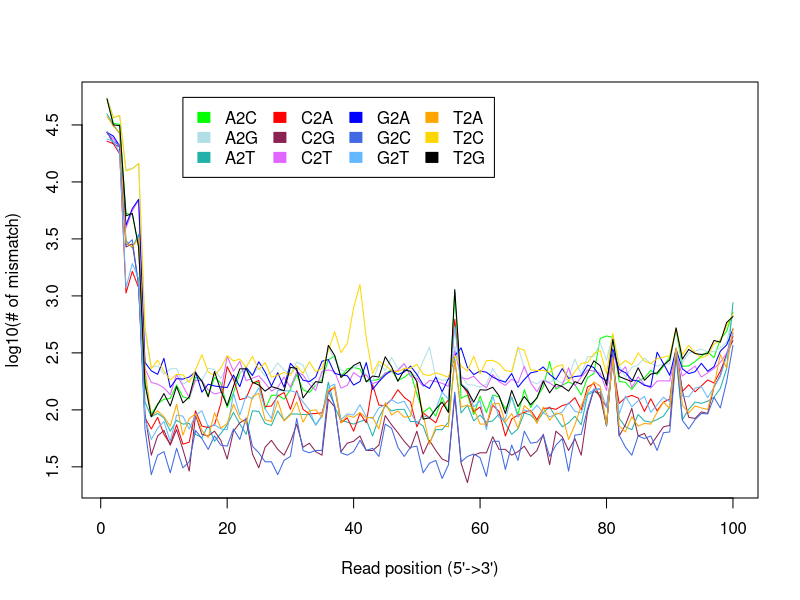

Here is the R script that generated this plot:
A2C=c(53465,32698,31990,5299,5152,2734,179,90,112,123,125,164,129,124,192,182,132,192,171,104,140,208,236,171,173,101,133,134,123,150,203,149,141,163,183,273,297,195,228,235,227,177,180,184,208,223,180,192,212,137,94,104,87,128,94,1076,125,134,90,131,94,134,129,101,128,90,149,104,128,158,265,151,163,175,165,134,191,207,422,444,432,177,173,150,179,190,221,203,240,290,499,240,242,264,295,322,286,414,488,719)
A2G=c(55156,36913,37804,12782,13190,14541,503,234,243,205,227,231,167,181,205,179,231,224,188,240,179,210,235,203,233,197,213,257,222,206,261,246,182,161,203,354,275,223,212,233,248,199,177,251,221,288,228,252,208,196,267,354,191,181,183,360,201,165,164,157,167,230,187,174,209,358,232,177,168,183,175,182,171,193,279,203,292,292,386,272,453,246,193,235,247,284,254,241,251,253,513,261,313,327,340,320,324,349,393,674)
A2T=c(39461,31669,26513,3053,2636,3473,116,86,92,84,64,80,74,75,60,56,72,52,61,73,94,74,60,97,96,75,72,97,80,91,91,90,90,73,87,174,105,80,77,74,78,81,58,84,108,97,100,100,78,78,71,50,66,66,77,280,93,109,79,89,77,79,91,75,60,67,93,89,78,94,105,85,70,76,87,73,135,143,140,72,300,83,70,66,90,79,77,81,87,105,332,81,100,116,113,118,128,153,229,871)
C2A=c(22773,21625,17579,1058,1641,1175,84,67,85,60,49,73,49,51,97,71,69,73,113,238,186,122,126,170,180,106,107,131,141,100,146,100,91,92,93,142,158,76,84,64,92,76,165,109,108,122,149,128,116,70,93,84,76,105,121,621,169,140,95,105,71,109,96,58,82,89,94,98,81,102,103,100,108,112,127,99,158,169,127,105,247,113,127,133,126,96,124,97,116,123,334,144,165,143,161,182,171,217,303,442)
C2G=c(27341,21622,20248,2687,2859,1257,91,39,58,65,48,66,44,28,89,60,58,64,53,36,64,76,82,40,30,46,53,44,39,51,74,46,50,42,39,123,105,42,50,52,58,43,43,48,88,73,62,52,45,64,40,53,43,36,34,132,33,22,39,41,41,57,44,44,39,42,47,38,43,60,32,64,57,43,55,39,96,149,131,72,298,58,73,102,58,61,48,58,70,72,335,146,85,83,95,92,158,200,311,405)
C2T=c(26374,24136,20178,3944,5562,6936,230,173,167,155,135,203,161,127,181,179,148,137,141,295,217,266,179,189,198,171,145,156,193,157,215,201,167,147,217,223,216,154,163,212,193,202,169,177,210,215,220,254,196,188,160,180,176,170,160,329,190,185,197,170,155,203,176,163,185,172,240,172,143,180,171,157,164,233,162,193,223,218,208,147,323,206,238,156,194,166,154,178,179,178,321,197,219,241,193,210,230,259,314,471)
G2A=c(27142,25245,20614,4173,5845,7035,260,219,204,282,156,187,185,193,215,142,167,161,158,156,201,159,235,199,263,214,161,211,157,255,221,181,176,193,266,275,208,201,198,164,176,259,150,176,201,221,203,214,241,204,165,153,193,143,187,298,349,235,203,218,213,193,181,174,207,157,184,210,216,237,204,184,229,188,195,198,246,234,195,178,341,225,211,182,178,163,159,319,254,200,340,228,207,215,255,217,238,326,370,510)
G2C=c(27513,22610,20986,2781,3106,1222,67,26,39,42,27,45,30,34,65,55,44,58,48,47,67,54,84,47,41,34,34,26,35,38,83,43,41,43,43,146,109,41,39,42,53,43,45,38,74,68,46,38,46,47,27,33,35,24,32,142,34,38,40,37,25,52,52,29,48,35,64,50,51,59,38,48,55,28,59,60,101,151,151,71,323,59,46,39,58,55,58,43,62,63,295,80,67,81,92,91,128,103,176,367)
G2T=c(23858,22615,18074,1179,1921,1420,82,54,68,78,52,89,87,67,89,97,70,73,67,66,138,89,132,124,155,101,83,148,146,146,141,116,99,72,89,157,167,81,91,89,110,86,83,103,110,122,113,118,94,75,88,84,100,142,123,539,168,152,105,119,66,133,84,82,129,85,99,94,109,93,86,90,95,115,96,93,139,148,152,104,255,91,131,105,119,130,94,110,128,117,344,131,129,154,159,127,157,196,296,468)
T2A=c(37673,30828,26763,2932,2688,3193,224,87,97,86,71,111,59,83,91,65,56,93,68,75,111,83,75,130,139,81,78,119,79,89,116,77,97,99,85,148,158,76,88,85,94,84,85,67,115,89,97,85,87,173,90,49,70,72,70,268,105,109,102,74,74,112,113,77,92,68,108,96,75,105,80,93,90,54,73,108,142,175,160,73,288,71,63,86,71,75,74,94,116,102,351,109,93,107,103,100,161,305,232,515)
T2C=c(53527,36457,38351,12473,13017,14513,530,229,271,217,182,204,202,173,224,304,214,199,232,298,268,278,235,294,224,259,193,200,212,200,242,208,263,215,230,330,484,317,383,785,1257,427,207,266,245,219,215,230,231,250,204,199,210,202,192,299,241,218,294,206,269,271,254,220,215,347,333,224,220,221,213,238,248,176,217,254,260,311,331,205,466,243,270,247,315,267,254,280,289,298,520,305,367,316,284,301,376,406,545,694)
T2G=c(53412,31650,31211,5043,5287,2667,168,86,110,138,107,159,114,129,211,177,129,216,146,108,160,228,228,174,164,145,159,153,146,235,230,126,150,176,172,367,299,191,214,244,261,175,197,193,291,238,177,223,217,176,82,84,101,116,94,1135,165,146,116,149,148,157,132,92,147,106,130,110,126,177,140,167,159,145,176,167,209,268,243,163,414,195,185,176,233,181,205,210,246,273,523,278,338,311,305,311,405,392,583,658)
color_code = c("green","powderblue","lightseagreen","red","violetred4","mediumorchid1","blue","royalblue","steelblue1","orange","gold","black")
y_up_bound = max(c(log10(A2C+1),log10(A2G+1),log10(A2T+1),log10(C2A+1),log10(C2G+1),log10(C2T+1),log10(G2A+1),log10(G2C+1),log10(G2T+1),log10(T2A+1),log10(T2C+1),log10(T2G+1)))
y_low_bound = min(c(log10(A2C+1),log10(A2G+1),log10(A2T+1),log10(C2A+1),log10(C2G+1),log10(C2T+1),log10(G2A+1),log10(G2C+1),log10(G2T+1),log10(T2A+1),log10(T2C+1),log10(T2G+1)))
pdf("../out_GSE56087_nor/out_RSeQC/out.mismatch_profile.pdf")
plot(log10(A2C+1),type="l",col=color_code[1],ylim=c(y_low_bound,y_up_bound),ylab="log10(# of mismatch)",xlab="Read position (5'->3')")
lines(log10(A2G+1), col=color_code[2])
lines(log10(A2T+1), col=color_code[3])
lines(log10(C2A+1), col=color_code[4])
lines(log10(C2G+1), col=color_code[5])
lines(log10(C2T+1), col=color_code[6])
lines(log10(G2A+1), col=color_code[7])
lines(log10(G2C+1), col=color_code[8])
lines(log10(G2T+1), col=color_code[9])
lines(log10(T2A+1), col=color_code[10])
lines(log10(T2C+1), col=color_code[11])
lines(log10(T2G+1), col=color_code[12])
legend(13,y_up_bound,legend=c("A2C","A2G","A2T","C2A","C2G","C2T","G2A","G2C","G2T","T2A","T2C","T2G"), fill=color_code, border=color_code, ncol=4)
dev.off()
